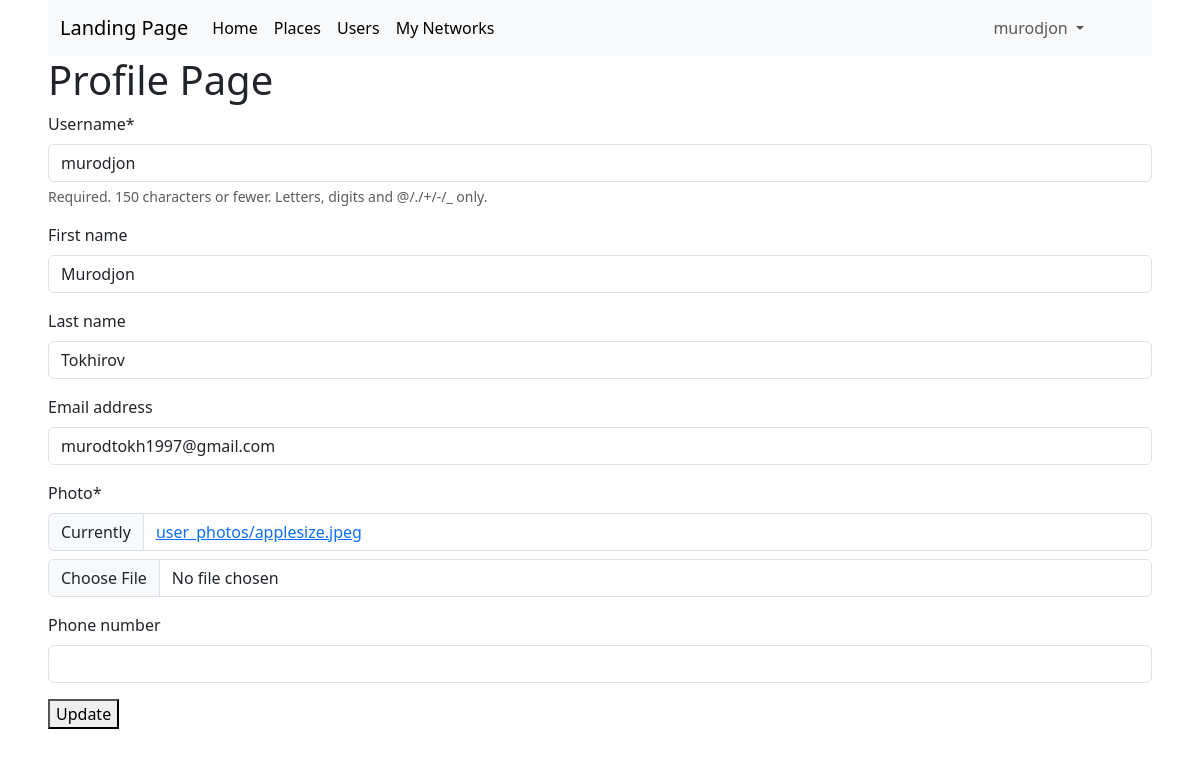
Screenshot of /users/profile/ (signed in) with the database file from the repository.
### users/models.py (models this page shows)
class User(AbstractUser):
    photo = models.ImageField(upload_to="user_photos/",null=True, default='user_photos/applesize.jpeg')
    phone_number = models.CharField(max_length=13, unique=True, null=True, blank=True)
    friends = models.ManyToManyField('users.User', blank=True)

### users/views.py (the view, shortened to what this page needs)
# urls.py: path('profile/', ProfileUpdateView.as_view(), name="profile"),
class ProfileUpdateView(LoginRequiredMixin,View):
    def get(self, request):
        form = ProfileUpdateForm(instance=request.user)
        return render(request, 'users/profile.html', {"form": form})

### users/forms.py
class ProfileUpdateForm(forms.ModelForm):
    class Meta:
        model = User
        fields = ('username', 'first_name', 'last_name', 'email', 'photo', 'phone_number')

### users/templates/users/profile.html (shortened to what this page needs)
{% extends 'base.html' %}
{% load crispy_forms_tags %}
{% block content %}
	<div>
        <h1>Profile Page</h1>
        <form method="post" enctype="multipart/form-data">
            {{form|crispy}}
            <button type="submit">Update</button>
        </form>
    </div>
{% endblock %}

### templates/base.html (shortened to what this page needs)
<!doctype html>
<html lang="en">
<head>
    <link href="https://cdn.jsdelivr.net/npm/bootstrap@5.3.3/dist/css/bootstrap.min.css" rel="stylesheet">
</head>
<body class="px-5">
    <nav class="navbar navbar-expand-lg bg-body-tertiary">
      <div class="container-fluid">
        <a class="navbar-brand" href="{% url 'landing_page' %}">Landing Page</a>
        <div class="collapse navbar-collapse" id="navbarSupportedContent">
          <ul class="navbar-nav me-auto mb-2 mb-lg-0">
              <li class="nav-item">
              <a class="nav-link active" aria-current="page" href="{% url 'home' %}">Home</a>
            </li>
            <li class="nav-item">
              <a class="nav-link active" aria-current="page" href="{% url 'places:list' %}">Places</a>
            </li>
            <li class="nav-item">
              <a class="nav-link active" aria-current="page" href="{% url 'users:list' %}">Users</a>
            </li>
            <li class="nav-item">
              <a class="nav-link active" aria-current="page" href="{% url 'users:my_networks' %}">My Networks</a>
            </li>
          </ul>
            <ul class="navbar-nav me-5 mb-2 mb-lg-0">
                {% if user.is_authenticated %}
                    <li class="nav-item dropdown">
                      <a class="nav-link dropdown-toggle" href="#" role="button" data-bs-toggle="dropdown" aria-expanded="false">
                          {{ user.username }}
                      </a>
                    </li>
                {% else %}
                    <a href="{% url 'users:login' %}" class="btn btn-outline-primary">Log in </a>
                {% endif %}
            </ul>
        </div>
      </div>
    </nav>
    {% block content %}
    {% endblock %}
</body>
</html>

### rows the page displays
User: username "murodjon", first_name "Murodjon", last_name "Tokhirov", email "murodtokh1997@gmail.com"
